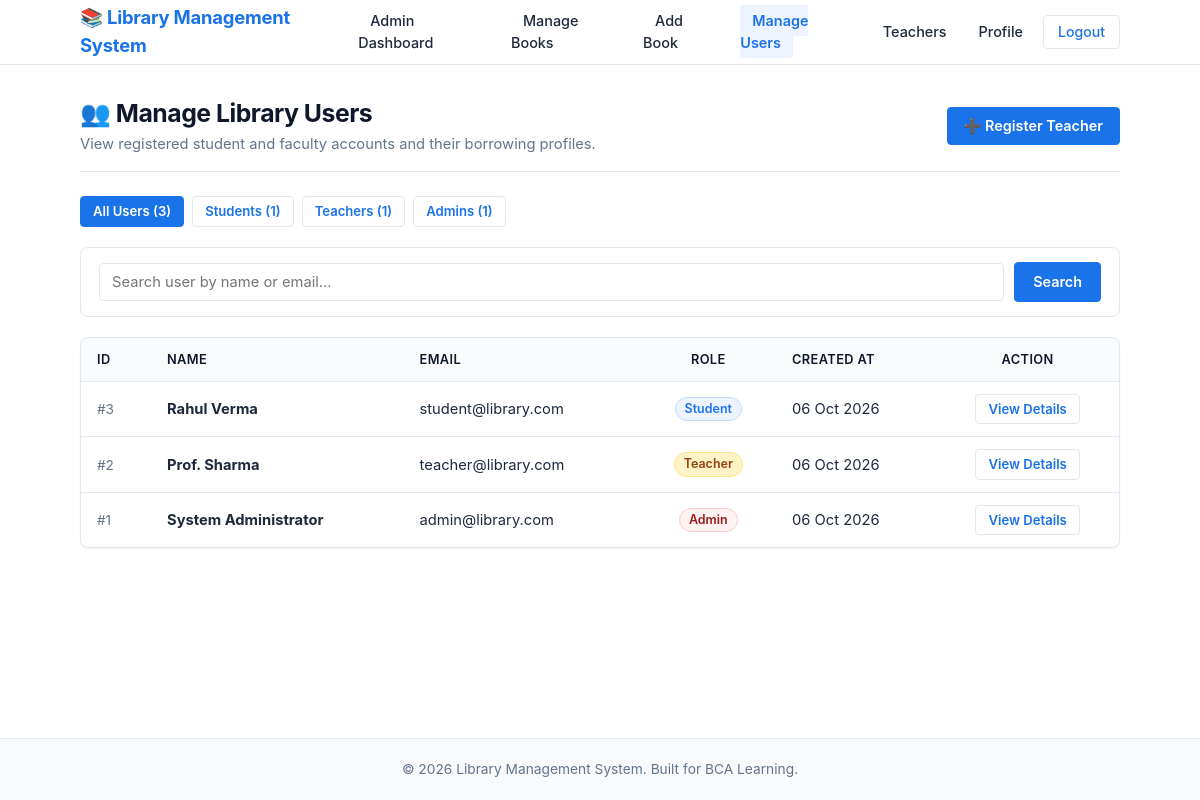
The page /admin/users.php (signed in) on the database its author committed.
### tables this page shows
CREATE TABLE users (
    id INT AUTO_INCREMENT PRIMARY KEY,
    name VARCHAR(100) NOT NULL,
    email VARCHAR(150) NOT NULL UNIQUE,
    password VARCHAR(255) NOT NULL,
    role VARCHAR(20) NOT NULL DEFAULT 'student',
    created_at TIMESTAMP DEFAULT CURRENT_TIMESTAMP
);

### admin/users.php (the view, shortened to what this page needs)
<?php
require_once '../config/db.php';
$role_filter = trim($_GET['role'] ?? '');
$search      = trim($_GET['search'] ?? '');
try {
    $sql = "SELECT id, name, email, role, created_at FROM users WHERE 1=1";
    $params = [];
    $sql .= " ORDER BY id DESC";
    $stmt = $pdo->prepare($sql);
    $stmt->execute($params);
    $users = $stmt->fetchAll();
    $count_all      = (int)$pdo->query("SELECT COUNT(*) FROM users")->fetchColumn();
    $count_students = (int)$pdo->query("SELECT COUNT(*) FROM users WHERE role = 'student'")->fetchColumn();
    $count_teachers = (int)$pdo->query("SELECT COUNT(*) FROM users WHERE role = 'teacher'")->fetchColumn();
    $count_admins   = (int)$pdo->query("SELECT COUNT(*) FROM users WHERE role = 'admin'")->fetchColumn();
} catch (PDOException $e) {
    error_log("Users list query error: " . $e->getMessage());
    $users = [];
    $count_all = $count_students = $count_teachers = $count_admins = 0;
}
include '../includes/header.php';
include '../includes/navbar.php';
?>
<main class="main-content">
    <div class="container">
        <div class="page-header-flex">
            <div>
                <h1>👥 Manage Library Users</h1>
                <p>View registered student and faculty accounts and their borrowing profiles.</p>
            </div>
            <div>
                <a href="add-teacher.php" class="btn btn-primary">➕ Register Teacher</a>
            </div>
        </div>
        <div style="display: flex; gap: 8px; flex-wrap: wrap; margin-bottom: 20px;">
            <a href="users.php" class="btn <?php echo empty($role_filter) ? 'btn-primary' : 'btn-outline'; ?> btn-sm">
                All Users (<?php echo $count_all; ?>)
            </a>
            <a href="users.php?role=student" class="btn <?php echo ($role_filter === 'student') ? 'btn-primary' : 'btn-outline'; ?> btn-sm">
                Students (<?php echo $count_students; ?>)
            </a>
            <a href="users.php?role=teacher" class="btn <?php echo ($role_filter === 'teacher') ? 'btn-primary' : 'btn-outline'; ?> btn-sm">
                Teachers (<?php echo $count_teachers; ?>)
            </a>
            <a href="users.php?role=admin" class="btn <?php echo ($role_filter === 'admin') ? 'btn-primary' : 'btn-outline'; ?> btn-sm">
                Admins (<?php echo $count_admins; ?>)
            </a>
        </div>
        <form action="users.php" method="GET" class="search-filter-box">
            <input
                type="text"
                name="search"
                class="form-control"
                placeholder="Search user by name or email..."
                value="<?php echo htmlspecialchars($search); ?>"
            >
            <button type="submit" class="btn btn-primary" style="padding: 9px 18px;">Search</button>
        </form>
        <div class="table-responsive">
            <table class="table">
                <thead>
                    <tr>
                        <th style="width: 70px;">ID</th>
                        <th>Name</th>
                        <th>Email</th>
                        <th style="text-align: center;">Role</th>
                        <th>Created At</th>
                        <th style="text-align: center;">Action</th>
                    </tr>
                </thead>
                <tbody>
                    <?php if (empty($users)): ?>
                        <tr>
                            <td colspan="6" style="text-align: center; padding: 32px; color: var(--text-muted);">
                                No users found matching your criteria.
                            </td>
                        </tr>
                    <?php else: ?>
                        <?php foreach ($users as $u): ?>
                            <tr>
                                <td>
                                    <span style="color: var(--text-muted); font-size: 0.85rem;">
                                        #<?php echo $u['id']; ?>
                                    </span>
                                </td>
                                <td><strong><?php echo htmlspecialchars($u['name']); ?></strong></td>
                                <td><?php echo htmlspecialchars($u['email']); ?></td>
                                <td style="text-align: center;">
                                    <?php if ($u['role'] === 'admin'): ?>
                                        <span class="badge badge-danger">Admin</span>
                                    <?php elseif ($u['role'] === 'teacher'): ?>
                                        <span class="badge badge-category" style="background-color: #fef3c7; color: #92400e; border-color: #fde68a;">Teacher</span>
                                    <?php else: ?>
                                        <span class="badge badge-category">Student</span>
                                    <?php endif; ?>
                                </td>
                                <td><?php echo date('d M Y', strtotime($u['created_at'])); ?></td>
                                <td style="text-align: center;">
                                    <a href="user-details.php?id=<?php echo (int)$u['id']; ?>" class="btn btn-outline btn-sm">
                                        View Details
                                    </a>
                                </td>
                            </tr>
                        <?php endforeach; ?>
                    <?php endif; ?>
                </tbody>
            </table>
        </div>
    </div>
</main>
<?php include '../includes/footer.php'; ?>

### assets/css/style.css (style rules this page uses)
:root { --primary: #1a73e8; --primary-hover: #1557b0; --primary-light: #eef4fe; --primary-border: #c2dbfe; --text-dark: #0f172a; --text-body: #1e293b; --text-muted: #64748b; --text-light: #94a3b8; --bg-page: #ffffff; --bg-subtle: #f8fafc; --bg-light: #f8fafc; --bg-card: #ffffff; --border-color: #e2e8f0; --border-light: #f1f5f9; --success-bg: #f0fdf4; --success-text: #166534; --success-border: #bbf7d0; --error-bg: #fef2f2; --error-text: #991b1b; --error-border: #fecaca; --radius-sm: 4px; --radius: 8px; --radius-lg: 12px; --radius-pill: 9999px; --shadow-sm: 0 1px 2px 0 rgba(0, 0, 0, 0.05); --shadow-md: 0 2px 4px -1px rgba(0, 0, 0, 0.06), 0 1px 2px -1px rgba(0, 0, 0, 0.04); }
* { margin: 0; padding: 0; box-sizing: border-box; }
body { font-family: -apple-system, BlinkMacSystemFont, "Segoe UI", Roboto, Oxygen, Ubuntu, Cantarell, "Helvetica Neue", sans-serif; color: var(--text-body); background-color: var(--bg-page); line-height: 1.5; font-size: 15px; display: flex; flex-direction: column; min-height: 100vh; -webkit-font-smoothing: antialiased; }
.container { width: 100%; max-width: 1080px; margin: 0 auto; padding: 0 20px; }
.main-content { flex: 1; padding: 32px 0 48px; }
h1, h2, h3, h4 { color: var(--text-dark); font-weight: 700; line-height: 1.3; }
.page-header-flex { display: flex; justify-content: space-between; align-items: center; margin-bottom: 24px; padding-bottom: 16px; border-bottom: 1px solid var(--border-color); flex-wrap: wrap; gap: 16px; }
.page-header-flex h1 { font-size: 1.55rem; letter-spacing: -0.02em; }
.page-header-flex p { color: var(--text-muted); font-size: 0.92rem; margin-top: 4px; }
.btn { display: inline-flex; align-items: center; justify-content: center; font-family: inherit; font-size: 0.9rem; font-weight: 600; padding: 8px 16px; border-radius: var(--radius-sm); text-decoration: none; cursor: pointer; border: 1px solid transparent; transition: all 0.15s ease; line-height: 1.4; }
.btn-primary { background-color: var(--primary); color: #ffffff !important; border-color: var(--primary); }
.btn-outline { background-color: transparent; color: var(--primary) !important; border-color: var(--border-color); }
.btn-sm { padding: 5px 12px; font-size: 0.82rem; }
.form-control { width: 100%; padding: 9px 12px; font-size: 0.92rem; font-family: inherit; color: var(--text-body); background-color: #ffffff; border: 1px solid var(--border-color); border-radius: var(--radius-sm); outline: none; transition: border-color 0.15s ease, box-shadow 0.15s ease; }
.search-filter-box { background-color: var(--bg-card); border: 1px solid var(--border-color); border-radius: var(--radius); padding: 14px 18px; margin-bottom: 20px; display: flex; gap: 10px; flex-wrap: wrap; align-items: center; }
.search-filter-box .form-control { flex: 1; min-width: 200px; }
.table-responsive { overflow-x: auto; background-color: var(--bg-card); border: 1px solid var(--border-color); border-radius: var(--radius); box-shadow: var(--shadow-sm); margin-bottom: 24px; }
.table { width: 100%; border-collapse: collapse; text-align: left; font-size: 0.92rem; }
.table th, .table td { padding: 12px 16px; border-bottom: 1px solid var(--border-color); vertical-align: middle; }
.table th { background-color: var(--bg-subtle); color: var(--text-dark); font-weight: 600; font-size: 0.8rem; text-transform: uppercase; letter-spacing: 0.03em; }
.table tbody tr:last-child td { border-bottom: none; }
.badge { display: inline-block; padding: 3px 9px; border-radius: var(--radius-pill); font-size: 0.78rem; font-weight: 600; line-height: 1.3; }
.badge-danger { background-color: var(--error-bg); color: var(--error-text); border: 1px solid var(--error-border); }
.badge-category { background-color: var(--primary-light); color: var(--primary); border: 1px solid var(--primary-border); }

### rows shown on the page
users: id "3", name "Rahul Verma", email "student@library.com", role "Student", created_at "06 Oct 2026"
users: id "2", name "Prof. Sharma", email "teacher@library.com", role "Teacher", created_at "06 Oct 2026"
users: id "1", name "System Administrator", email "admin@library.com", role "Admin", created_at "06 Oct 2026"

### other values the page prints
$count_all "3"
$count_students "1"
$count_teachers "1"
$count_admins "1"
